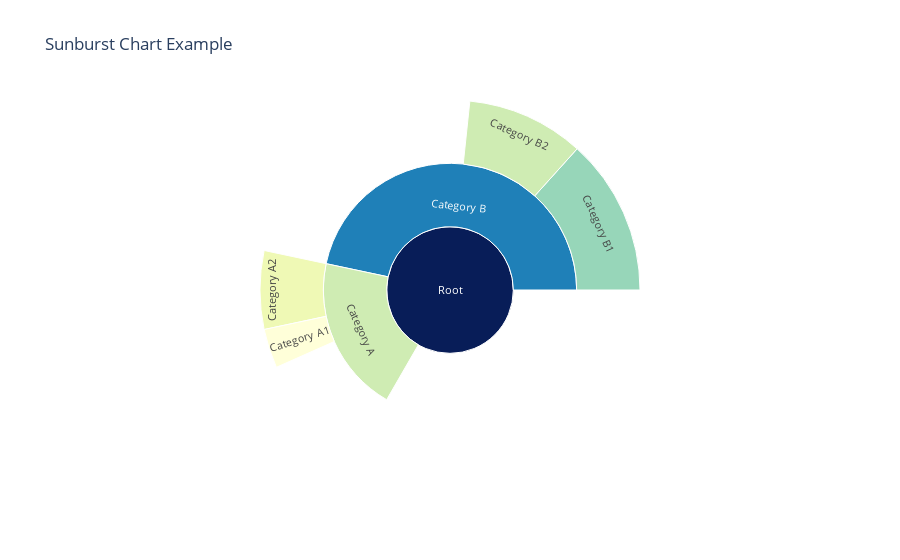

Source (notebook cell):
### Markdown cell above
# 🌞 Create Sunburst Chart Using Python

### Code cell
import plotly.graph_objects as go

# Sample data for the Sunburst chart
labels = ['🌱 Root', '🅰️ Category A', '🅱️ Category B', '🅰️ Category A1', '🅰️ Category A2', '🅱️ Category B1', '🅱️ Category B2']
parents = ['', '🌱 Root', '🌱 Root', '🅰️ Category A', '🅰️ Category A', '🅱️ Category B', '🅱️ Category B']
values = [100, 30, 70, 10, 20, 40, 30]

# Create the Sunburst chart
fig = go.Figure(go.Sunburst(
    labels=labels,
    parents=parents,
    values=values,
    marker=dict(
        colors=values,  # Color the segments based on values
        colorscale='YlGnBu'  # Color scale for the segments
    )
))

# Add title and labels
fig.update_layout(
    title='🌞 Sunburst Chart Example',
    uniformtext_mode='hide',  # Hide text if it is too small
)

# Show the plot
fig.show()

### Figure 1 — Plotly figure (JSON) as saved in the notebook; plotly's stock layout.template omitted (floating-point values rounded to 4 significant figures)
{"data": [{"labels": ["Root", "Category A", "Category B", "Category A1", "Category A2", "Category B1", "Category B2"], "marker": {"colors": [100, 30, 70, 10, 20, 40, 30], "colorscale": [[0, "rgb(255,255,217)"], [0.125, "rgb(237,248,177)"], [0.25, "rgb(199,233,180)"], [0.375, "rgb(127,205,187)"], [0.5, "rgb(65,182,196)"], [0.625, "rgb(29,145,192)"], [0.75, "rgb(34,94,168)"], [0.875, "rgb(37,52,148)"], [1, "rgb(8,29,88)"]]}, "parents": ["", "Root", "Root", "Category A", "Category A", "Category B", "Category B"], "type": "sunburst", "values": [100, 30, 70, 10, 20, 40, 30]}], "layout": {"title": {"text": "Sunburst Chart Example"}, "uniformtext": {"mode": "hide"}}}
